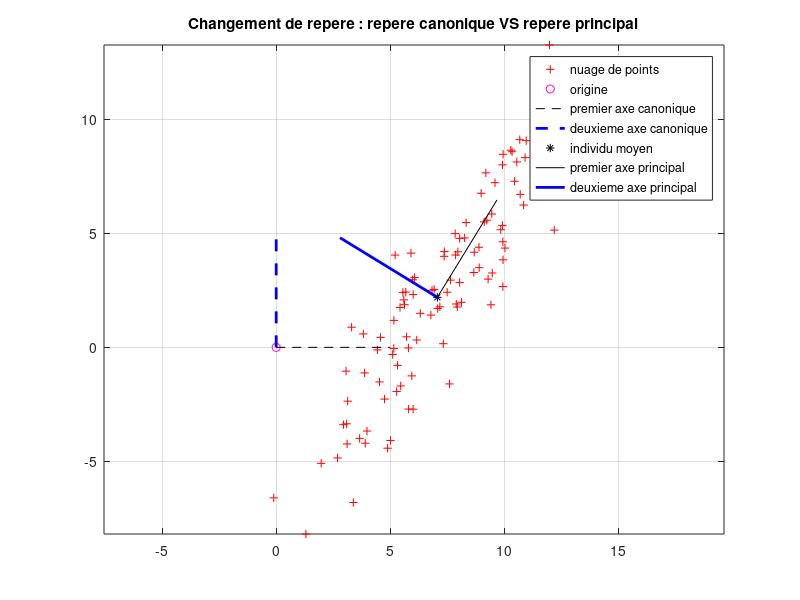
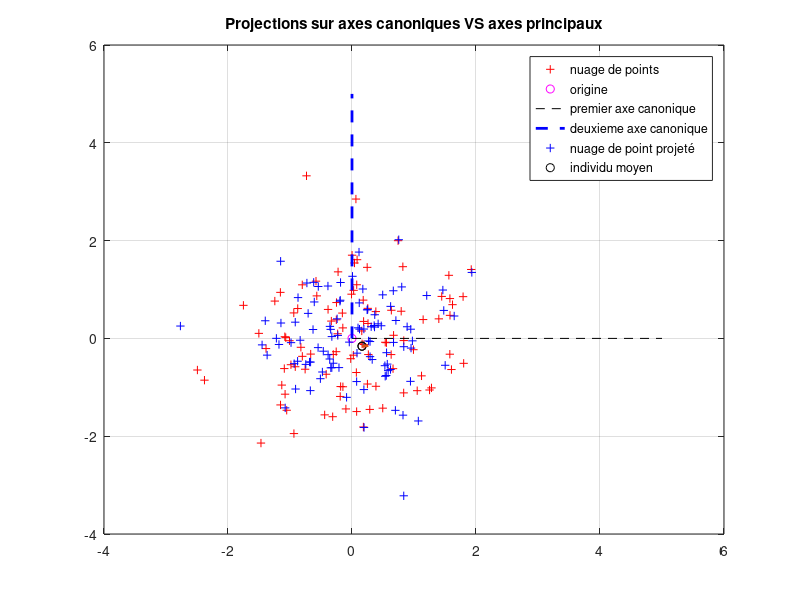

These charts were generated, in order, by the following MATLAB code:
clear variables;close all;clc;

%% Creation de 100 individus de R2 pour montrer comment s'effectue le changement de repere via l'ACP
nb_indiv = 100;

% Creation d'un nuage de points de R2:
% On cree separement les coordonnees des abscisses et des ordonnees, afin 
% d'avoir un nuage plus etendu dans une dimension que dans l'autre
X1 = randn(nb_indiv,1);
X2 = 5*randn(nb_indiv,1); 
X = [X1 X2];

% On decale le nuage de point. Puisqu'il s'agit de deux lois normales 
% centrees reduites, l'individu moyen est a peu pres nul. Il correspond 
% donc a peu pres a l'origine du repere canonique. On veut pouvoir 
% visualiser le changement de repere, donc on decale le nuage de points
X = X + 5*ones(nb_indiv,2);

% on va faire "tourner" le nuage, pour que les axes de la base trouvee via
% l'ACP ne soient pas confondus avec ceux de la base canonique.
angle = pi/6; 
R = [cos(angle) -sin(angle); sin(angle) cos(angle)]; 
X = X*R; 

%  On affiche le nuage de points dans le repere canonique
figure(1), axis equal, % axis equal : permet d'avoir la meme taille
% des axes pour les abscisses et les ordonnees.
p1 = plot(X(:,1),X(:,2),'r+',0, 0,'mo',...
    [0 5],[0 0],'k--',...
    [0 0],[0 5],'b--','linewidth',2);grid on;% stocker le graphe dans p1 
% permet de generer simplement une legende prenant en compte tous les 
% affichages de la figure

% l'ACP correspond a un changement de repere de l'espace des donnees : le 
% centre du repere devient l'individu moyen, les vecteurs de la base 
% maximisent la dispersion et ne sont pas correles

%%%%%%%%%%%%%%%%%%%%%%%%%%%%%%%%%%%%%%%%%%%%%%%%%%%%%%%%%%%%%%%%%%%%%%%%%%%
% CALCULER LA MATRICE DE VARIANCE/COVARIANCE DU TABLEAU DES DONNEES X ET
% LES AXES PRINCIPAUX. REORDONNER CES AXES PAR ORDRE DECROISSANT DU
% CONTRASTE QU'ILS FOURNISSENT
% (cf - TP1 RVB)
%%%%%%%%%%%%%%%%%%%%%%%%%%%%%%%%%%%%%%%%%%%%%%%%%%%%%%%%%%%%%%%%%%%%%%%%%%%

 n = nb_indiv;
 X_Moyenne = mean(X);
 X_Centree = X - X_Moyenne;
 sigma = (1/n) * (transpose(X_Centree)*X_Centree);
 [W,D] = eig(sigma);
 
 %Reordonner les axes principaux.
 [D_decroi,I] = sort(diag(D),'descend');
 W = W(:,I);


%%%%%%%%%%%%%%%%%%%%%%%%%%%%%%%%%%%%%%%%%%%%%%%%%%%%%%%%%%%%%%%%%%%%%%%%%%%
% AFFICHER LE NOUVEAU REPERE DEFINI PAR LES AXES PRINCIPAUX ET L'ELEMENT 
% MOYEN SUR LA FIGURE (1)
%%%%%%%%%%%%%%%%%%%%%%%%%%%%%%%%%%%%%%%%%%%%%%%%%%%%%%%%%%%%%%%%%%%%%%%%%%%

figure(1), hold on, axis equal % axis equal : permet d'avoir la meme taille
% des axes pour les abscisses et les ordonnees. Sans cela, il est impossible
% de voir que les deux axes principaux sont orthogonaux
p2 = plot(X_Moyenne(1),X_Moyenne(2),'k*',[X_Moyenne(1) 5*W(1,1)+X_Moyenne(1)],...
    [X_Moyenne(2) 5*W(2,1)+X_Moyenne(2)],'k',[X_Moyenne(1) 5*W(1,2)+X_Moyenne(1)],...
    [X_Moyenne(2) 5*W(2,2)+X_Moyenne(2)],'b','linewidth',2);grid on;  
% a part a montrer comment creer une legende qui reunit les courbes de deux
% plots differents (cf lignes de code 58-59)
title('Changement de repere : repere canonique VS repere principal')
legend([p1;p2],'nuage de points','origine','premier axe canonique','deuxieme axe canonique',...
    'individu moyen','premier axe principal','deuxieme axe principal');



%% Creation de 100 individus de R10 pour montrer l'interet de projeter 
%  sur les composantes principales plutot que sur n'importe quel axe

% Creation d'un echantillon d'individus beaucoup plus disperse sur ses
% deux dernieres variables que sur les autres
X1 =  8*randn(nb_indiv,1);
X2 = 10*randn(nb_indiv,1);
X = randn(nb_indiv,8); 
X = [X,X1,X2];

%%%%%%%%%%%%%%%%%%%%%%%%%%%%%%%%%%%%%%%%%%%%%%%%%%%%%%%%%%%%%%%%%%%%%%%%%%%
% CALCULER LA MATRICE DE VARIANCE/COVARIANCE DU TABLEAU DES DONNEES X ET
% LES AXES PRINCIPAUX. REORDONNER CES AXES PAR ORDRE DECROISSANT DU
% CONTRASTE QU'ILS FOURNISSENT.
% CALCULER LA MATRICE C DE L'ECHANTILLON X DANS CE NOUVEAU REPERE [i.e. LA 
% PROJECTION DES LIGNES DU TABLEAU CENTRE XC DANS LA NOUVELLE BASE] :
% CHAQUE COLONNE DE C CORRESPOND A CE QUE L'ON APPELLE UNE COMPOSANTE
% PRINCIPALE DE X
%%%%%%%%%%%%%%%%%%%%%%%%%%%%%%%%%%%%%%%%%%%%%%%%%%%%%%%%%%%%%%%%%%%%%%%%%%%
X_Moyenne = mean(X);
X_Centree = X - X_Moyenne;
sigma = (1/n) * (transpose(X_Centree)*X_Centree);
[W,D] = eig(sigma);
[D_dicroi, I]= sort(diag(D),'descend');
W1 = W(:,I);
C = X_Centree*W;

%%%%%%%%%%%%%%%%%%%%%%%%%%%%%%%%%%%%%%%%%%%%%%%%%%%%%%%%%%%%%%%%%%%%%%%%%%%
% SUR UNE MEME FIGURE, AFFICHER EN ROUGE LA PROJECTION DES INDIVIDUS DE XC
% SUR LES DEUX PREMIERS AXES DE LA BASE CANONIQUE [i.e. EN UTILISANT POUR 
% CHAQUE IND. SES COEFFICIENTS DANS LES DEUX PREMIERES COLONNES DE XC], 
% PUIS EN BLEU LA PROJECTION DE CES INDIVIDUS SUR LES DEUX PREMIERS AXES
% PRINCIPAUX [i.e. EN UTILISANT POUR CHAQUE IND. SES COEFFICIENTS DANS LES
% DEUX PREMIERES COLONNES DE C]
%
% QUESTION 3 RAPPORT :
% QUE REMARQUEZ-VOUS ? (A EXPLIQUER DANS LE RAPPORT)
%
%%%%%%%%%%%%%%%%%%%%%%%%%%%%%%%%%%%%%%%%%%%%%%%%%%%%%%%%%%%%%%%%%%%%%%%%%%%

%-%-%-%-%-%-%-%-%-%-%-%-%-%-%-%-%-%-%-%-%-%-%-%-%-%-%-%-%-%-%-%-%-%-%-%-%-%
% NB : ATTENTION A BIEN AFFICHER LA PROJECTION DES INDIVIDUS DE XC (ET NON
% DE X) SUR LES DEUX PREMIERS AXES CANONIQUES. SINON LES DEUX NUAGES DE
% POINTS NE SERONT PAS CENTRES SUR LE MEME POINT ET IL SERA PLUS DUR D'EN
% TIRER DES CONSEQUENCES
%-%-%-%-%-%-%-%-%-%-%-%-%-%-%-%-%-%-%-%-%-%-%-%-%-%-%-%-%-%-%-%-%-%-%-%-%-%
figure(2), axis equal
p3 = plot(X_Centree(:,1),X_Centree(:,2),'r+',0, 0,'mo',...
    [0 5],[0 0],'k--',...
    [0 0],[0 5],'b--','linewidth',2);grid on;hold on
p4 = plot(C(:,1),C(:,2),'b+',X_Moyenne(1),X_Moyenne(2),'ko'); grid on; hold on;
p5 = plot(X_Moyenne(1),X_Moyenne(2),'ko',[X_Moyenne(1) 5*W1(1,1)+X_Moyenne(1)],...
  [X_Moyenne(2) 5*W1(1,2)+X_Moyenne(2)],[X_Moyenne(1) 5*W1(2,1)+X_Moyenne(1)],...
   [X_Moyenne(2) 5*W1(2,2)+X_Moyenne(2)],'linewidth',2);grid on ; hold off;
title('Projections sur axes canoniques VS axes principaux')
legend('nuage de points','origine','premier axe canonique',...
    'deuxieme axe canonique','nuage de point projeté','individu moyen')
%%%%%%%%%%%%%%%%%%%%%%%%%%%%%%%%%%%%%%%%%%%%%%%%%%%%%%%%%%%%%%%%%%%%%%%%%%%
% CALCULER L'INFORMATION -- i.e. LA PROPORTION DE CONTRASTE -- CONTENUE 
% DANS LES DEUX PREMIERES COMPOSANTES PRINCIPALES POUR L'ECHANTILLON X, VIA
% LES ELEMENTS SPECTRAUX DE LA MATRICE DE VARIANCE/COVARIANCE
%%%%%%%%%%%%%%%%%%%%%%%%%%%%%%%%%%%%%%%%%%%%%%%%%%%%%%%%%%%%%%%%%%%%%%%%%%%
info_axe_1 = D(1,1)/trace(D);
info_axe_2 = D(2,2)/trace(D);
info_axe_3 = (D(1,1)+D(2,2))/trace(D);
fprintf('Pourcentage d info sur la premiere composante principale = %.3f\n',info_axe_1);
fprintf('Pourcentage d info sur la deuxieme composante principale = %.3f\n',info_axe_2);
fprintf('Pourcentage d info sur les deux premieres composantes    = %.3f\n',info_axe_3);
